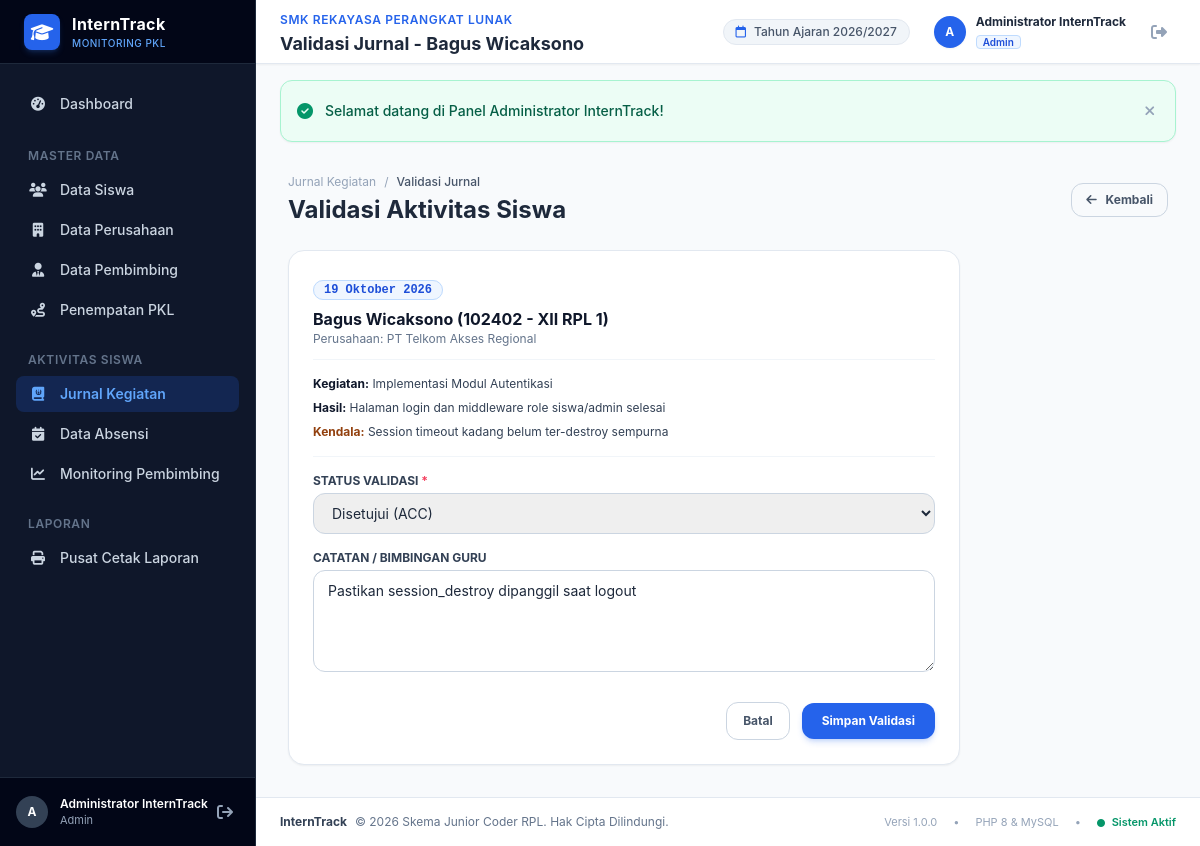
The page /admin/jurnal/validasi.php?id=2 (signed in) on the database its author committed.
### tables this page shows
CREATE TABLE `jurnal` (
  `id` int(11) NOT NULL AUTO_INCREMENT,
  `siswa_id` int(11) NOT NULL,
  `penempatan_id` int(11) DEFAULT NULL,
  `tanggal` date NOT NULL,
  `kegiatan` text NOT NULL,
  `hasil` text NOT NULL,
  `kendala` text DEFAULT NULL,
  `catatan_pembimbing` text DEFAULT NULL,
  `status_validasi` enum('Menunggu','Disetujui','Revisi') DEFAULT 'Menunggu',
  `created_at` timestamp NOT NULL DEFAULT current_timestamp(),
  PRIMARY KEY (`id`),
  KEY `fk_jurnal_siswa` (`siswa_id`),
  KEY `fk_jurnal_penempatan` (`penempatan_id`),
  CONSTRAINT `fk_jurnal_penempatan` FOREIGN KEY (`penempatan_id`) REFERENCES `penempatan` (`id`) ON DELETE SET NULL,
  CONSTRAINT `fk_jurnal_siswa` FOREIGN KEY (`siswa_id`) REFERENCES `siswa` (`id`) ON DELETE CASCADE
);

CREATE TABLE `siswa` (
  `id` int(11) NOT NULL AUTO_INCREMENT,
  `user_id` int(11) DEFAULT NULL,
  `nis` varchar(20) NOT NULL,
  `nama` varchar(100) NOT NULL,
  `kelas` varchar(30) NOT NULL,
  `jurusan` varchar(60) NOT NULL,
  `no_hp` varchar(25) NOT NULL,
  `alamat` text DEFAULT NULL,
  `created_at` timestamp NOT NULL DEFAULT current_timestamp(),
  PRIMARY KEY (`id`),
  UNIQUE KEY `nis` (`nis`),
  KEY `fk_siswa_user` (`user_id`),
  CONSTRAINT `fk_siswa_user` FOREIGN KEY (`user_id`) REFERENCES `users` (`id`) ON DELETE SET NULL
);

CREATE TABLE `perusahaan` (
  `id` int(11) NOT NULL AUTO_INCREMENT,
  `nama_perusahaan` varchar(120) NOT NULL,
  `bidang_usaha` varchar(100) NOT NULL,
  `alamat` text NOT NULL,
  `kontak` varchar(50) NOT NULL,
  `email` varchar(100) DEFAULT NULL,
  `penanggung_jawab` varchar(100) DEFAULT NULL,
  `created_at` timestamp NOT NULL DEFAULT current_timestamp(),
  PRIMARY KEY (`id`)
);

### config/helper.php (called while the page is built, shortened)
<?php
function base_url($path = '') {
    $protocol = (!empty($_SERVER['HTTPS']) && $_SERVER['HTTPS'] !== 'off' || (isset($_SERVER['SERVER_PORT']) && $_SERVER['SERVER_PORT'] == 443)) ? "https://" : "http://";
    $host = isset($_SERVER['HTTP_HOST']) ? $_SERVER['HTTP_HOST'] : 'localhost';
    $script_dir = dirname($_SERVER['SCRIPT_NAME']);
    $script_dir = str_replace('\\', '/', $script_dir);
    $pos = stripos($script_dir, '/interntrack');
    if ($pos !== false) {
        $base = substr($script_dir, 0, $pos + 12);
    } else {
        $base = '';
    }
    $clean_path = ltrim($path, '/');
    return rtrim($protocol . $host . $base, '/') . ($clean_path ? '/' . $clean_path : '');
}
function is_logged_in() {
    return isset($_SESSION['user_id']) && !empty($_SESSION['user_id']);
}
function auth_user() {
    return [
        'id'           => $_SESSION['user_id'] ?? null,
        'username'     => $_SESSION['username'] ?? '',
        'nama_lengkap' => $_SESSION['nama_lengkap'] ?? '',
        'role'         => $_SESSION['role'] ?? '',
        'siswa_id'     => $_SESSION['siswa_id'] ?? null,
        'pembimbing_id'=> $_SESSION['pembimbing_id'] ?? null,
    ];
}
function get_flash() {
    if (isset($_SESSION['flash'])) {
        $flash = $_SESSION['flash'];
        return $flash;
    }
    return null;
}
function format_tanggal_id($date) {
    $bulan = [
        1 => 'Januari', 'Februari', 'Maret', 'April', 'Mei', 'Juni',
        'Juli', 'Agustus', 'September', 'Oktober', 'November', 'Desember'
    ];
    $timestamp = strtotime($date);
    $d = date('d', $timestamp);
    $m = (int)date('m', $timestamp);
    $y = date('Y', $timestamp);
    return "$d " . ($bulan[$m] ?? '') . " $y";
}

### admin/jurnal/validasi.php (the view, shortened to what this page needs)
<?php
require_once __DIR__ . '/../../config/database.php';
require_once __DIR__ . '/../../config/helper.php';
$id = (int)($_GET['id'] ?? 0);
$stmt = $pdo->prepare("
    SELECT j.*, s.nama as nama_siswa, s.nis, s.kelas, p.nama_perusahaan
    FROM jurnal j
    JOIN siswa s ON s.id = j.siswa_id
    LEFT JOIN penempatan pen ON pen.id = j.penempatan_id
    LEFT JOIN perusahaan p ON p.id = pen.perusahaan_id
    WHERE j.id = ?
");
$stmt->execute([$id]);
$jurnal = $stmt->fetch();
$page_title = 'Validasi Jurnal - ' . $jurnal['nama_siswa'];
require_once __DIR__ . '/../../includes/header.php';
?>
<div class="flex h-screen overflow-hidden">
    <?php require_once __DIR__ . '/../../includes/sidebar.php'; ?>
    <div class="flex-1 flex flex-col overflow-y-auto">
        <?php require_once __DIR__ . '/../../includes/navbar.php'; ?>
        <main class="p-4 sm:p-6 lg:p-8 space-y-6">
            <div class="flex items-center justify-between">
                <div>
                    <div class="flex items-center gap-2 text-xs text-slate-400 mb-1">
                        <a href="<?= base_url('admin/jurnal/index.php') ?>" class="hover:text-blue-600">Jurnal Kegiatan</a>
                        <span>/</span>
                        <span class="text-slate-600 font-medium">Validasi Jurnal</span>
                    </div>
                    <h2 class="text-xl sm:text-2xl font-bold text-slate-800">Validasi Aktivitas Siswa</h2>
                </div>
                <a href="<?= base_url('admin/jurnal/index.php') ?>" class="px-3.5 py-2 rounded-xl border border-slate-300 text-slate-600 hover:bg-slate-100 text-xs font-bold transition-colors">
                    <i class="fa-solid fa-arrow-left mr-1.5"></i> Kembali
                </a>
            </div>
            <div class="bg-white rounded-2xl border border-slate-200 shadow-sm max-w-2xl p-6 space-y-4">
                <div class="pb-3 border-b border-slate-100">
                    <span class="text-xs font-mono font-bold text-blue-700 bg-blue-50 px-2.5 py-0.5 rounded-full border border-blue-200">
                        <?= format_tanggal_id($jurnal['tanggal']) ?>
                    </span>
                    <h3 class="text-base font-bold text-slate-900 mt-2"><?= htmlspecialchars($jurnal['nama_siswa']) ?> (<?= htmlspecialchars($jurnal['nis']) ?> - <?= htmlspecialchars($jurnal['kelas']) ?>)</h3>
                    <p class="text-xs text-slate-500">Perusahaan: <?= htmlspecialchars($jurnal['nama_perusahaan'] ?? '-') ?></p>
                </div>
                <div class="space-y-2 text-xs text-slate-700">
                    <p><strong class="text-slate-900">Kegiatan:</strong> <?= htmlspecialchars($jurnal['kegiatan']) ?></p>
                    <p><strong class="text-slate-900">Hasil:</strong> <?= htmlspecialchars($jurnal['hasil']) ?></p>
                    <?php if ($jurnal['kendala']): ?>
                        <p><strong class="text-amber-800">Kendala:</strong> <?= htmlspecialchars($jurnal['kendala']) ?></p>
                    <?php endif; ?>
                </div>
                <form action="<?= base_url('admin/jurnal/validasi.php?id=' . $id) ?>" method="POST" class="pt-4 border-t border-slate-100 space-y-4">
                    <div>
                        <label for="status_validasi" class="block text-xs font-bold text-slate-700 uppercase mb-1">Status Validasi <span class="text-rose-500">*</span></label>
                        <select name="status_validasi" id="status_validasi" required class="w-full px-3.5 py-2.5 rounded-xl border border-slate-300 text-sm focus:outline-none focus:ring-2 focus:ring-blue-500">
                            <option value="Disetujui" <?= $jurnal['status_validasi'] === 'Disetujui' ? 'selected' : '' ?>>Disetujui (ACC)</option>
                        </select>
                    </div>
                    <div>
                        <label for="catatan_pembimbing" class="block text-xs font-bold text-slate-700 uppercase mb-1">Catatan / Bimbingan Guru</label>
                        <textarea name="catatan_pembimbing" id="catatan_pembimbing" rows="4" placeholder="Tuliskan arahan, masukan, atau alasan revisi jika ada..."
                                  class="w-full px-3.5 py-2.5 rounded-xl border border-slate-300 text-sm focus:outline-none focus:ring-2 focus:ring-blue-500"><?= htmlspecialchars($jurnal['catatan_pembimbing'] ?? '') ?></textarea>
                    </div>
                    <div class="flex items-center justify-end gap-3 pt-2">
                        <a href="<?= base_url('admin/jurnal/index.php') ?>" class="px-4 py-2.5 border border-slate-300 rounded-xl text-slate-600 hover:bg-slate-50 text-xs font-bold">Batal</a>
                        <button type="submit" class="px-5 py-2.5 bg-blue-600 hover:bg-blue-700 text-white rounded-xl text-xs font-bold shadow-md shadow-blue-600/20">
                            Simpan Validasi
                        </button>
                    </div>
                </form>
            </div>
        </main>
        <?php require_once __DIR__ . '/../../includes/footer.php'; ?>

### includes/navbar.php (shortened to what this page needs)
<?php
$flash = get_flash();
?>
<header class="h-16 bg-white border-b border-slate-200 sticky top-0 z-30 flex items-center justify-between px-4 sm:px-6 shrink-0 shadow-sm">
    <div class="flex items-center gap-3">
        <div>
            <span class="text-xs font-semibold text-blue-600 uppercase tracking-wider">SMK Rekayasa Perangkat Lunak</span>
            <h2 class="text-base sm:text-lg font-bold text-slate-800 leading-tight">
                <?= isset($page_title) ? htmlspecialchars($page_title) : 'Sistem Monitoring PKL' ?>
            </h2>
        </div>
    </div>
    <div class="flex items-center gap-3 sm:gap-4">
        <div class="hidden md:flex items-center gap-2 px-3 py-1 rounded-full bg-slate-100 text-slate-600 text-xs font-medium border border-slate-200">
            <i class="fa-regular fa-calendar text-blue-600"></i>
            <span>Tahun Ajaran 2026/2027</span>
        </div>
        <div class="flex items-center gap-2.5 pl-2">
            <div class="w-8 h-8 rounded-full bg-blue-600 flex items-center justify-center text-white text-xs font-bold shadow-sm">
                <?= strtoupper(substr($current_user['nama_lengkap'] ?? 'U', 0, 1)) ?>
            </div>
            <div class="hidden sm:block text-left leading-tight">
                <span class="block text-xs font-bold text-slate-800"><?= htmlspecialchars($current_user['nama_lengkap'] ?? 'User') ?></span>
                <span class="inline-block text-[10px] font-semibold text-blue-700 bg-blue-50 px-1.5 py-0.2 rounded capitalize border border-blue-200"><?= htmlspecialchars($current_user['role'] ?? 'Guest') ?></span>
            </div>
        </div>
        <a href="<?= base_url('auth/logout.php') ?>"
           onclick="return confirm('Apakah Anda yakin ingin keluar dari sistem?')"
           title="Keluar dari sistem"
           class="p-2 text-slate-400 hover:text-rose-600 hover:bg-rose-50 rounded-lg transition-colors border border-transparent hover:border-rose-200">
            <i class="fa-solid fa-right-from-bracket text-base"></i>
        </a>
    </div>
</header>
<?php if ($flash): ?>
    <div id="flash-alert" class="px-4 sm:px-6 pt-4">
        <div class="flex items-center justify-between p-4 rounded-xl border shadow-sm text-sm font-medium
            <?= $flash['type'] === 'success' ? 'bg-emerald-50 text-emerald-800 border-emerald-200' : '' ?>
            <?= $flash['type'] === 'danger' ? 'bg-rose-50 text-rose-800 border-rose-200' : '' ?>
            <?= $flash['type'] === 'warning' ? 'bg-amber-50 text-amber-800 border-amber-200' : '' ?>
            <?= $flash['type'] === 'info' ? 'bg-blue-50 text-blue-800 border-blue-200' : '' ?>
        ">
            <div class="flex items-center gap-3">
                <i class="fa-solid
                    <?= $flash['type'] === 'success' ? 'fa-circle-check text-emerald-600' : '' ?>
                    <?= $flash['type'] === 'danger' ? 'fa-circle-xmark text-rose-600' : '' ?>
                    <?= $flash['type'] === 'warning' ? 'fa-triangle-exclamation text-amber-600' : '' ?>
                    <?= $flash['type'] === 'info' ? 'fa-circle-info text-blue-600' : '' ?>
                    text-base"></i>
                <span><?= htmlspecialchars($flash['message']) ?></span>
            </div>
            <button onclick="document.getElementById('flash-alert').remove()" class="text-slate-400 hover:text-slate-600 p-1">
                <i class="fa-solid fa-xmark"></i>
            </button>
        </div>
    </div>
<?php endif; ?>

### assets/css/style.css (style rules this page uses)
body { font-family: -apple-system, BlinkMacSystemFont, "Segoe UI", Roboto, "Helvetica Neue", Arial, sans-serif; background-color: #f8fafc; color: #1e293b; }

### rows shown on the page
jurnal: siswa.nama "Validasi Jurnal - Bagus Wicaksono", tanggal "19 Oktober 2026", siswa.nama "Bagus Wicaksono", siswa.nis "102402", siswa.kelas "XII RPL 1", perusahaan.nama_perusahaan "PT Telkom Akses Regional", kegiatan "Implementasi Modul Autentikasi", hasil "Halaman login dan middleware role siswa/admin selesai", kendala "Session timeout kadang belum ter-destroy sempurna", status_validasi "Disetujui (ACC)", catatan_pembimbing "Pastikan session_destroy dipanggil saat logout"

### other values the page prints
substr($current_user['nama_lengkap'] ?? 'U', 0, 1) "A"
$current_user['nama_lengkap'] "Administrator InternTrack"
$current_user['role'] "Admin"
$flash['message'] "Selamat datang di Panel Administrator InternTrack!"
